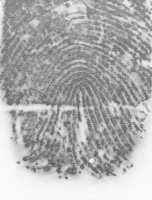
//> input picture Fingerprint_Recognition/image/Team1/2019_1_2_L_I_1.bmp, 152 x 200 px
$ ./segmentation   (built with g++ and OpenCV 4)
//> lines starting //> are read from the running program, lines starting //| are printed output that depends on the picture; after the words box and inside, x2 and y2 are one past the last pixel; in counts of white or black regions, pixels touching at a corner belong together
#include <opencv2/core.hpp>
#include <opencv2/imgproc.hpp>
#include <opencv2/highgui.hpp>
#include <iostream>

using namespace std;
using namespace cv;

int main()
{
	Mat src = imread("image/Team1/2019_1_2_L_I_1.bmp");
//> src is the input picture: 200 rows x 152 cols, CV_8UC3; min 89, max 251, mean 174.8
	imshow("src", src);

	Mat kernel = (Mat_<float>(3, 3) <<
		1, 1, 1,
		1, -8, 1,
		1, 1, 1);

	Mat imgLaplacian;
	filter2D(src, imgLaplacian, CV_32F, kernel);
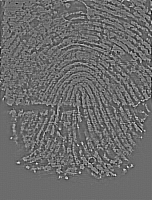
//> imgLaplacian: 200 rows x 152 cols, CV_32FC3; min -339, max 460, mean -0.1; drawn with min black and max white

	Mat sharp;
	src.convertTo(sharp, CV_32F);
	Mat imgResult = sharp - imgLaplacian;
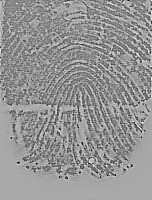
//> imgResult: 200 rows x 152 cols, CV_32FC3; min -353, max 552, mean 174.9; drawn with min black and max white
	imshow("imgResult", imgResult);

	// convert back to 8bits gray scale
	imgResult.convertTo(imgResult, CV_8UC3);
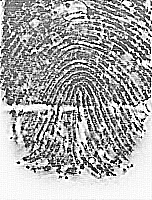
//> imgResult: 200 rows x 152 cols, CV_8UC3; min 0, max 255, mean 169.6
	imgLaplacian.convertTo(imgLaplacian, CV_8UC3);
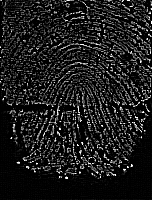
//> imgLaplacian: 200 rows x 152 cols, CV_8UC3; min 0, max 255, mean 29.3

	//! [bin]
	// Create binary image from source image
	Mat bw;
	cvtColor(imgResult, bw, COLOR_BGR2GRAY);
	threshold(bw, bw, 50, 255, THRESH_BINARY | THRESH_OTSU);
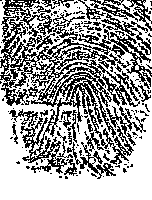
//> bw: 200 rows x 152 cols, CV_8UC1; 63% white; black in thin lines or dots, all inside (x1, y1, x2, y2) = (0, 0, 152, 179)
	//imshow("Binary Image", bw);

	//! [dist]
	// Perform the distance transform algorithm
	Mat dist;
	distanceTransform(bw, dist, DIST_L2, 3);
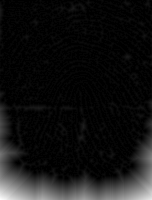
//> dist: 200 rows x 152 cols, CV_32FC1; min 0, max 40.79, mean 3.1; drawn with min black and max white

	// Normalize the distance image for range = {0.0, 1.0}
	// so we can visualize and threshold it
	normalize(dist, dist, 0, 1.0, NORM_MINMAX);
	threshold(dist, dist, 0.4, 1.0, THRESH_BINARY_INV);
//> dist: 200 rows x 152 cols, CV_32FC1; values 0 (black) and 1 (white), 93.5% white; 2 black regions (1 under 20 px), largest, box (x1, y1, x2, y2) and area: (0, 151, 152, 200) 1953

	Mat kernel1 = Mat::ones(3, 3, CV_8U);
	dilate(dist, dist, kernel1);
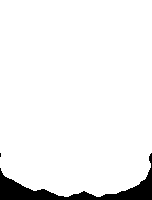
//> dist: 200 rows x 152 cols, CV_32FC1; values 0 (black) and 1 (white), 94.4% white; 2 black regions (1 under 20 px), largest, box (x1, y1, x2, y2) and area: (0, 153, 152, 200) 1696
	imshow("Peaks", dist);

	src.copyTo(dist);
	imshow("final",src);

	waitKey();
	return 0;
}
